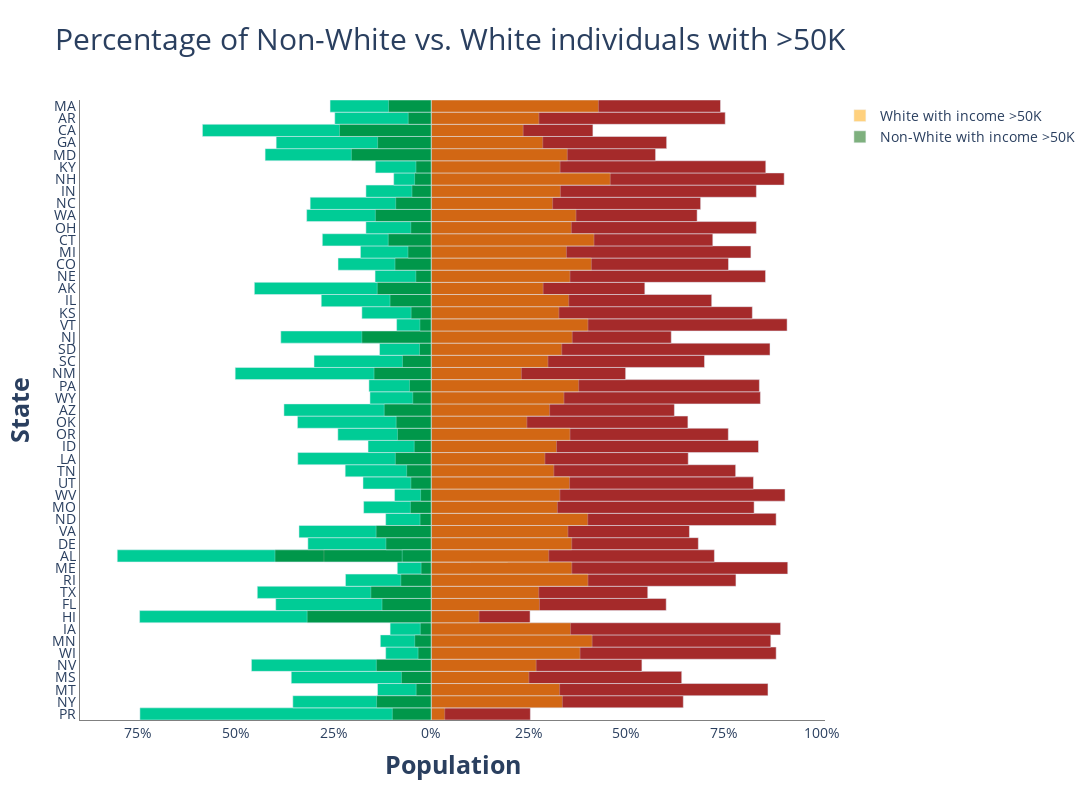

The code cell stored with this chart in its notebook:
### Code cell
state = df_per_state['State']
size = df_per_state['Size']
x_W = df_per_state['#Whites'] / size
x_NW = (df_per_state['#Non_whites'] * -1) / size
x_Pos_W = df_per_state['white_>50k'] / size
x_Pos_NW = (df_per_state['non_white_>50k']* -1) / size 


# Creating instance of the figure
fig = gp.Figure()
 
# Adding Male data to the figure
fig.add_trace(gp.Bar(y= state, x = x_W, 
                     name = 'White', 
                     showlegend=False,
                     orientation = 'h',marker=dict(color='brown')))

fig.add_trace(gp.Bar(y=state,
               x=x_Pos_W,
               orientation='h',
               hoverinfo='x',
               name = 'White with income >50K',      
               opacity=0.5,
               marker=dict(color='orange')
               ))
  
# Adding Female data to the figure
fig.add_trace(gp.Bar(y = state, x = x_NW,
                     name = 'Non-White', 
                     showlegend=False,
                     orientation = 'h'))

fig.add_trace(gp.Bar(y=state,
               x=x_Pos_NW,
               orientation='h',
               hoverinfo='x',
               name = 'Non-White with income >50K',      
               opacity=0.5,
               marker=dict(color='darkgreen')
               ))

# Updating the layout for our graph
fig.update_layout(title = 'Percentage of Non-White vs. White individuals with >50K',
                 title_font_size = 30, barmode = 'overlay',
                 bargap = 0.0, bargroupgap = 0,
                 xaxis = dict(tickvals = [-1, -0.75, -0.5, -0.25, 0, 0.25, 0.5, 0.75, 1],
                              ticktext = ['100%', '75%', '50%', '25%','0%','25%', '50%', '75%','100%'],
                              title = '<b>Population</b>',
                              title_font_size = 25),
                 yaxis =    dict(title = '<b>State</b>',tickvals = state.tolist(),
                              title_font_size = 25),
                autosize=False,
                width=1200,
                height=800,
                font=dict(size=14),       
                plot_bgcolor='rgba(0,0,0,0)'
                )

  
fig.update_xaxes(showline=True, linewidth=0, linecolor='gray')
fig.update_yaxes(showline=True, linewidth=0, linecolor='gray')
fig.show()

### Figure 1 — Plotly figure (JSON) as saved in the notebook; plotly's stock layout.template omitted (floating-point values rounded to 4 significant figures)
{"data": [{"marker": {"color": "brown"}, "name": "White", "orientation": "h", "showlegend": false, "type": "bar", "x": [0.2541, 0.6457, 0.8626, 0.6417, 0.5397, 0.8836, 0.8698, 0.8949, 0.2533, 0.6019, 0.5547, 0.7806, 0.9132, 0.1961, 0.6842, 0.6615, 0.8835, 0.8271, 0.9063, 0.8254, 0.7798, 0.6584, 0.8383, 0.761, 0.6575, 0.6229, 0.8432, 0.8406, 0.4981, 0.7254, 0.7, 0.8678, 0.6149, 0.9116, 0.8225, 0.7185, 0.5472, 0.8564, 0.7615, 0.8189, 0.7213, 0.8329, 0.6812, 0.6901, 0.8329, 0.9041, 0.857, 0.5748, 0.6031, 0.4143, 0.7531, 0.7411], "y": ["PR", "NY", "MT", "MS", "NV", "WI", "MN", "IA", "HI", "FL", "TX", "RI", "ME", "AL", "DE", "VA", "ND", "MO", "WV", "UT", "TN", "LA", "ID", "OR", "OK", "AZ", "WY", "PA", "NM", "AL", "SC", "SD", "NJ", "VT", "KS", "IL", "AK", "NE", "CO", "MI", "CT", "OH", "WA", "NC", "IN", "NH", "KY", "MD", "GA", "CA", "AR", "MA"]}, {"hoverinfo": "x", "marker": {"color": "orange"}, "name": "White with income >50K", "opacity": 0.5, "orientation": "h", "type": "bar", "x": [0.03471, 0.3361, 0.3289, 0.2503, 0.2689, 0.3813, 0.4122, 0.357, 0.1227, 0.2774, 0.2756, 0.4016, 0.3602, 0.102, 0.36, 0.3503, 0.4011, 0.3233, 0.3297, 0.3544, 0.3142, 0.2914, 0.321, 0.3556, 0.2451, 0.3034, 0.3401, 0.3778, 0.231, 0.3012, 0.2991, 0.3344, 0.3613, 0.4015, 0.3272, 0.3524, 0.2868, 0.3556, 0.4103, 0.3464, 0.417, 0.359, 0.3709, 0.3111, 0.3309, 0.4586, 0.3302, 0.3486, 0.2858, 0.2356, 0.276, 0.4283], "y": ["PR", "NY", "MT", "MS", "NV", "WI", "MN", "IA", "HI", "FL", "TX", "RI", "ME", "AL", "DE", "VA", "ND", "MO", "WV", "UT", "TN", "LA", "ID", "OR", "OK", "AZ", "WY", "PA", "NM", "AL", "SC", "SD", "NJ", "VT", "KS", "IL", "AK", "NE", "CO", "MI", "CT", "OH", "WA", "NC", "IN", "NH", "KY", "MD", "GA", "CA", "AR", "MA"]}, {"name": "Non-White", "orientation": "h", "showlegend": false, "type": "bar", "x": [-0.7459, -0.3543, -0.1374, -0.3583, -0.4603, -0.1164, -0.1302, -0.1051, -0.7467, -0.3981, -0.4453, -0.2194, -0.08677, -0.8039, -0.3158, -0.3385, -0.1165, -0.1729, -0.09372, -0.1746, -0.2202, -0.3416, -0.1617, -0.239, -0.3425, -0.3771, -0.1568, -0.1594, -0.5019, -0.2746, -0.3, -0.1322, -0.3851, -0.08844, -0.1775, -0.2815, -0.4528, -0.1436, -0.2385, -0.1811, -0.2787, -0.1671, -0.3188, -0.3099, -0.1671, -0.09592, -0.143, -0.4252, -0.3969, -0.5857, -0.2469, -0.2589], "y": ["PR", "NY", "MT", "MS", "NV", "WI", "MN", "IA", "HI", "FL", "TX", "RI", "ME", "AL", "DE", "VA", "ND", "MO", "WV", "UT", "TN", "LA", "ID", "OR", "OK", "AZ", "WY", "PA", "NM", "AL", "SC", "SD", "NJ", "VT", "KS", "IL", "AK", "NE", "CO", "MI", "CT", "OH", "WA", "NC", "IN", "NH", "KY", "MD", "GA", "CA", "AR", "MA"]}, {"hoverinfo": "x", "marker": {"color": "darkgreen"}, "name": "Non-White with income >50K", "opacity": 0.5, "orientation": "h", "type": "bar", "x": [-0.09949, -0.1399, -0.03847, -0.07619, -0.1404, -0.03356, -0.04214, -0.02785, -0.3176, -0.1259, -0.1545, -0.07778, -0.02581, -0.4, -0.1159, -0.141, -0.02846, -0.05317, -0.02706, -0.05201, -0.0628, -0.09173, -0.0434, -0.08626, -0.08969, -0.1203, -0.04722, -0.05551, -0.1463, -0.07413, -0.07355, -0.02983, -0.1776, -0.02896, -0.05136, -0.1053, -0.1381, -0.03933, -0.09269, -0.05955, -0.11, -0.05223, -0.1429, -0.09085, -0.0493, -0.04244, -0.03902, -0.2044, -0.1372, -0.2347, -0.0588, -0.1092], "y": ["PR", "NY", "MT", "MS", "NV", "WI", "MN", "IA", "HI", "FL", "TX", "RI", "ME", "AL", "DE", "VA", "ND", "MO", "WV", "UT", "TN", "LA", "ID", "OR", "OK", "AZ", "WY", "PA", "NM", "AL", "SC", "SD", "NJ", "VT", "KS", "IL", "AK", "NE", "CO", "MI", "CT", "OH", "WA", "NC", "IN", "NH", "KY", "MD", "GA", "CA", "AR", "MA"]}], "layout": {"autosize": false, "bargap": 0, "bargroupgap": 0, "barmode": "overlay", "font": {"size": 14}, "height": 800, "plot_bgcolor": "rgba(0,0,0,0)", "title": {"font": {"size": 30}, "text": "Percentage of Non-White vs. White individuals with >50K"}, "width": 1200, "xaxis": {"linecolor": "gray", "linewidth": 0, "showline": true, "ticktext": ["100%", "75%", "50%", "25%", "0%", "25%", "50%", "75%", "100%"], "tickvals": [-1, -0.75, -0.5, -0.25, 0, 0.25, 0.5, 0.75, 1], "title": {"font": {"size": 25}, "text": "<b>Population</b>"}}, "yaxis": {"linecolor": "gray", "linewidth": 0, "showline": true, "tickvals": ["PR", "NY", "MT", "MS", "NV", "WI", "MN", "IA", "HI", "FL", "TX", "RI", "ME", "AL", "DE", "VA", "ND", "MO", "WV", "UT", "TN", "LA", "ID", "OR", "OK", "AZ", "WY", "PA", "NM", "AL", "SC", "SD", "NJ", "VT", "KS", "IL", "AK", "NE", "CO", "MI", "CT", "OH", "WA", "NC", "IN", "NH", "KY", "MD", "GA", "CA", "AR", "MA"], "title": {"font": {"size": 25}, "text": "<b>State</b>"}}}}
